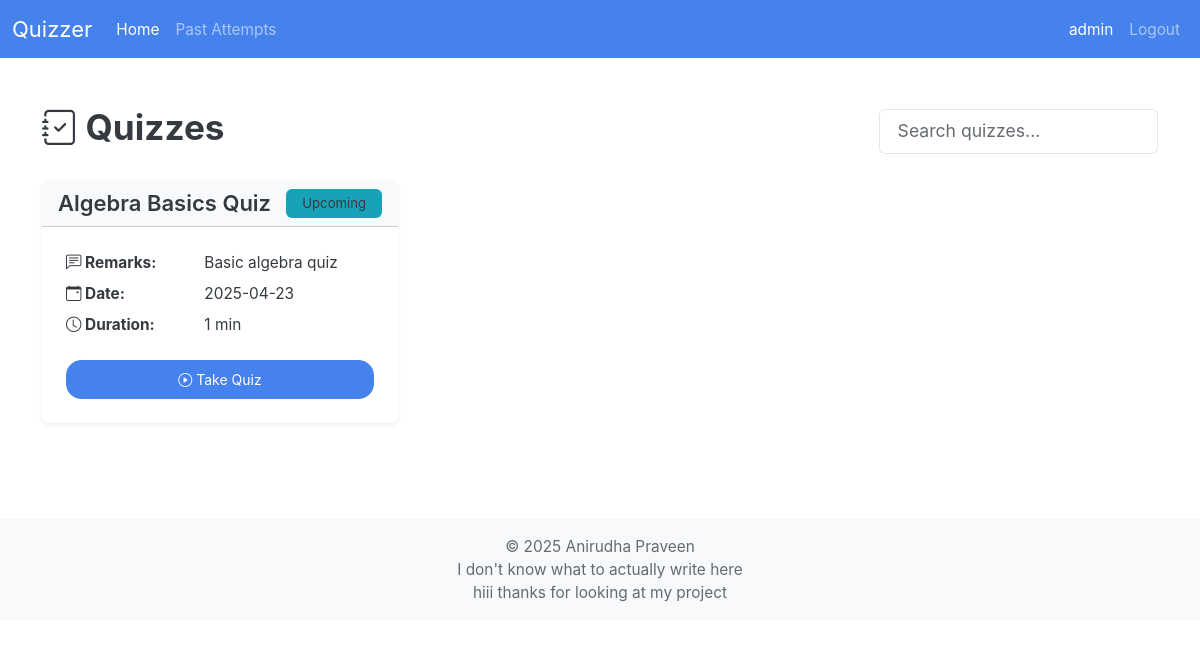
Screenshot of /user/ (signed in) with the database file from the repository.
### models/models.py (models this page shows, shortened)
class User(db.Model, UserMixin):
    __tablename__ = "user"
    user_id: Mapped[id_pk]
    username: Mapped[str] = mapped_column(unique=True)
    password: Mapped[str]
    quiz_attempts: Mapped[List["QuizAttempt"]] = relationship(
        back_populates="user", cascade="all,delete-orphan"
    )

class Quiz(db.Model):
    __tablename__ = "quiz"
    quiz_id: Mapped[id_pk]
    quiz_name: Mapped[str]
    chapter_id: Mapped[int]
    subject_id: Mapped[int]
    date: Mapped[Optional[date]]
    duration: Mapped[Optional[int]]  # minutes? hopefully
    remarks: Mapped[str]
    total_marks: Mapped[int] = mapped_column(default=0)
    questions: Mapped[List["Question"]] = relationship(
        back_populates="quiz", cascade="all,delete-orphan"
    )
    quiz_attempts: Mapped[List["QuizAttempt"]] = relationship(
        back_populates="quiz", cascade="all,delete-orphan"
    )
    chapter: Mapped["Chapter"] = relationship(back_populates="quizzes") # maybe change this
    __table_args__ = (
        ForeignKeyConstraint(
            ['subject_id', 'chapter_id'],  # Composite foreign key
            ['chapter.subject_id', 'chapter.chapter_id']
        ),
    )

### routes/user_routes.py (the view)
@user_bp.route("/", methods=["GET"])
def home():
    upcoming_quizzes = db.session.scalars(select(Quiz).where(Quiz.date >= date.today()))
    return render_template("user/home.html", upcoming_quizzes=upcoming_quizzes)

### app.py (called while the page is built)
@app.template_global()
def is_active(page_name):
    return "active" if request.endpoint == page_name else ""

### routes/__init__.py (called while the page is built)
def init_login_manager(app):
    login_manager = LoginManager()
    login_manager.init_app(app)
    login_manager.login_view = "auth.login"  # goes to the login() function in auth_bp
    @login_manager.user_loader
    def load_user(user_id):
        return db.session.scalar(select(User).where(User.user_id == user_id))

### routes/user_routes.py (called while the page is built)
@user_bp.before_request  # makes it so you have to be logged in to access, and allows admin to access it too to test :)
@login_required
def user_required():
    pass

### templates/user/home.html
{% extends "base.html" %} {% block title %} Quiz Dashboard {% endblock %} {%
block body %} {% include "user/nav.html" %}
<div class="container py-5">
  <div class="d-flex justify-content-between align-items-center mb-4">
    <h2 class="fw-bold"><i class="bi bi-journal-check"></i> Quizzes</h2>
    <input
      type="text"
      id="searchInput"
      class="form-control w-25"
      placeholder="Search quizzes..."
      onkeyup="searchContentUser()"
    />
  </div>
  <div
    class="row row-cols-1 row-cols-md-2 row-cols-lg-3 g-4 mb-5"
    id="quizList"
  >
    {% if upcoming_quizzes %} {% for quiz in upcoming_quizzes %}
    <div class="col quiz-card">
      <div class="card shadow-sm border-0 h-100">
        <div
          class="card-header bg-light d-flex justify-content-between align-items-center"
        >
          <h5 class="fw-semibold mb-0">{{ quiz.quiz_name }}</h5>
          <span class="badge bg-info text-dark">Upcoming</span>
        </div>
        <div class="card-body p-4 d-flex flex-column justify-content-between">
          <div>
            <dl class="row mb-0 small">
              <dt class="col-sm-5">
                <i class="bi bi-chat-left-text"></i> Remarks:
              </dt>
              <dd class="col-sm-7">{{ quiz.remarks }}</dd>
              {% if quiz.date %}
              <dt class="col-sm-5">
                <i class="bi bi-calendar-event"></i> Date:
              </dt>
              <dd class="col-sm-7">{{ quiz.date }}</dd>
              {% endif %} {% if quiz.duration %}
              <dt class="col-sm-5"><i class="bi bi-clock"></i> Duration:</dt>
              <dd class="col-sm-7">{{ quiz.duration }} min</dd>
              {% endif %}
            </dl>
          </div>
          <div class="mt-3 text-center">
            <a href="{{ url_for('user.quiz', quiz_id=quiz.quiz_id) }}">
              <button class="btn btn-primary w-100">
                <i class="bi bi-play-circle"></i> Take Quiz
              </button>
            </a>
          </div>
        </div>
      </div>
    </div>
    {% endfor %} {% else %}
    <p class="text-muted text-center">No upcoming quizzes available.</p>
    {% endif %}
  </div>
</div>
{% endblock %}

### templates/user/nav.html (shortened to what this page needs)
<nav class="navbar navbar-expand-lg bg-primary" data-bs-theme="dark">
  <div class="container-fluid">
    <a class="navbar-brand" href="#">Quizzer</a>
    <div class="collapse navbar-collapse" id="navbarColor01">
      <ul class="navbar-nav me-auto">
        <li class="nav-item">
          <a
            class="nav-link {{ is_active('user.home') }}"
            href="{{ url_for('user.home') }}"
            >Home</a
          >
        </li>
        <li class="nav-item">
          <a
            class="nav-link {{ is_active('user.history')}} {{is_active('user.results')}}"
            href="{{url_for('user.history')}}"
            >Past Attempts</a
          >
        </li>
      </ul>
      <ul class="navbar-nav">
        <li class="nav-item">
          <a class="nav-link active"> {{current_user.username}}</a>
        </li>
        <li class="nav-item">
          <a class="nav-link" href="{{url_for('auth.logout')}}"> Logout </a>
        </li>
      </ul>
    </div>
  </div>
</nav>

### rows the page displays
User: username "admin"
Quiz: quiz_name "Algebra Basics Quiz", remarks "Basic algebra quiz", date "2025-04-23", duration "1"
